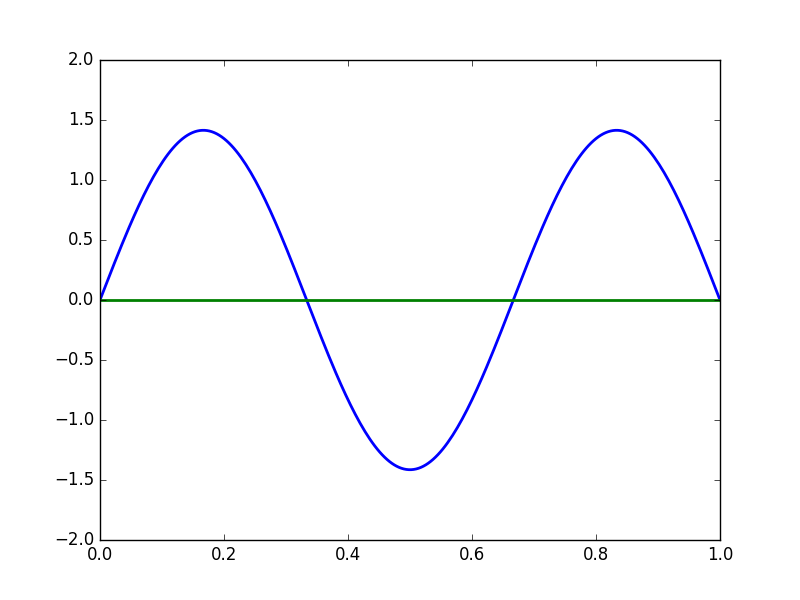

The Python source for this figure:
#!/usr/bin/python3

import numpy as np
import matplotlib.pyplot as plt
import matplotlib.animation as animation
from numpngw import AnimatedPNGWriter

# Import the time dependent states
from Psi_n import *

fig = plt.figure()
ax = plt.axes(xlim = (0, 1), ylim = (-2, 2))

lines = []
for i in range(0, 2):
  line, = plt.plot([], [], lw = 2)
  lines.append(line)

n = 3
  
x = np.linspace(0, 1, 256)
t = np.linspace(0, 4/(np.pi*n**2), 128)

def animate(i):
  y = Psi_n(n, x, t[i])
  lines[0].set_data(x, np.real(y))
  lines[1].set_data(x, np.imag(y))
  return lines
  
anim = animation.FuncAnimation(fig, animate, frames = 128, interval = 20, blit = True)

#plt.show()

writer = AnimatedPNGWriter(fps=30)

anim.save("timeEvolutionRealImag.png", dpi = 100, writer=writer)
